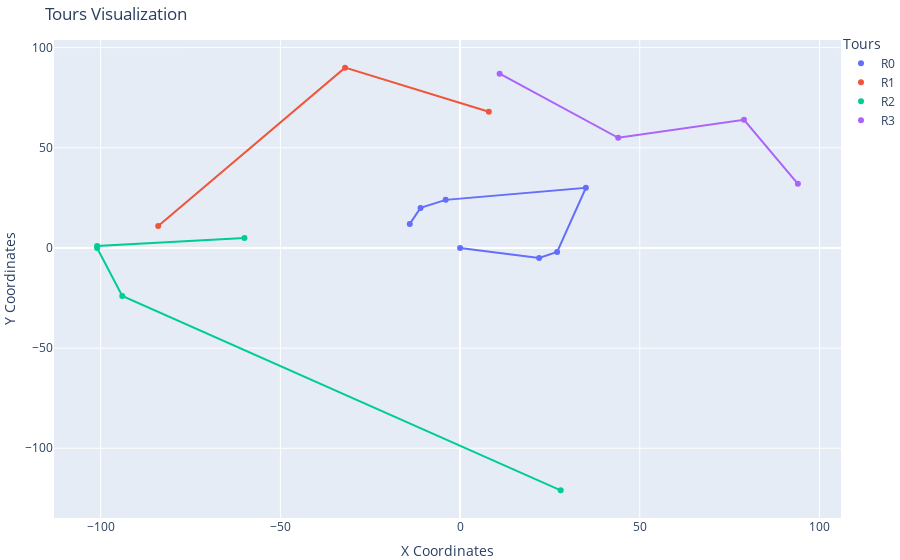

Write notebook code for a chart like this one.
### Code cell
importlib.reload(f)
fig = f.plot_tours(tours, coordinates)
fig.show()

### Figure 1 — Plotly figure (JSON) as saved in the notebook; plotly's stock layout.template omitted (floating-point values rounded to 4 significant figures)
{"data": [{"marker": {"color": "#636EFA"}, "mode": "markers", "name": "R0", "type": "scatter", "x": [0, 22, 27, 35, -4, -11, -14], "y": [0, -5, -2, 30, 24, 20, 12]}, {"line": {"color": "#636EFA"}, "mode": "lines", "showlegend": false, "type": "scatter", "x": [0, 22, 27, 35, -4, -11, -14], "y": [0, -5, -2, 30, 24, 20, 12]}, {"marker": {"color": "#EF553B"}, "mode": "markers", "name": "R1", "type": "scatter", "x": [-84, -32, 8], "y": [11, 90, 68]}, {"line": {"color": "#EF553B"}, "mode": "lines", "showlegend": false, "type": "scatter", "x": [-84, -32, 8], "y": [11, 90, 68]}, {"marker": {"color": "#00CC96"}, "mode": "markers", "name": "R2", "type": "scatter", "x": [-60, -101, -101, -94, 28], "y": [5, 1, 0, -24, -121]}, {"line": {"color": "#00CC96"}, "mode": "lines", "showlegend": false, "type": "scatter", "x": [-60, -101, -101, -94, 28], "y": [5, 1, 0, -24, -121]}, {"marker": {"color": "#AB63FA"}, "mode": "markers", "name": "R3", "type": "scatter", "x": [11, 44, 79, 94], "y": [87, 55, 64, 32]}, {"line": {"color": "#AB63FA"}, "mode": "lines", "showlegend": false, "type": "scatter", "x": [11, 44, 79, 94], "y": [87, 55, 64, 32]}], "layout": {"legend": {"bgcolor": "rgba(255, 255, 255, 0.5)", "title": {"text": "Tours"}, "x": 1, "xanchor": "left", "y": 1.02, "yanchor": "top"}, "margin": {"b": 0, "l": 0, "r": 0, "t": 40}, "title": {"text": "Tours Visualization"}, "xaxis": {"title": {"text": "X Coordinates"}}, "yaxis": {"title": {"text": "Y Coordinates"}}}}
